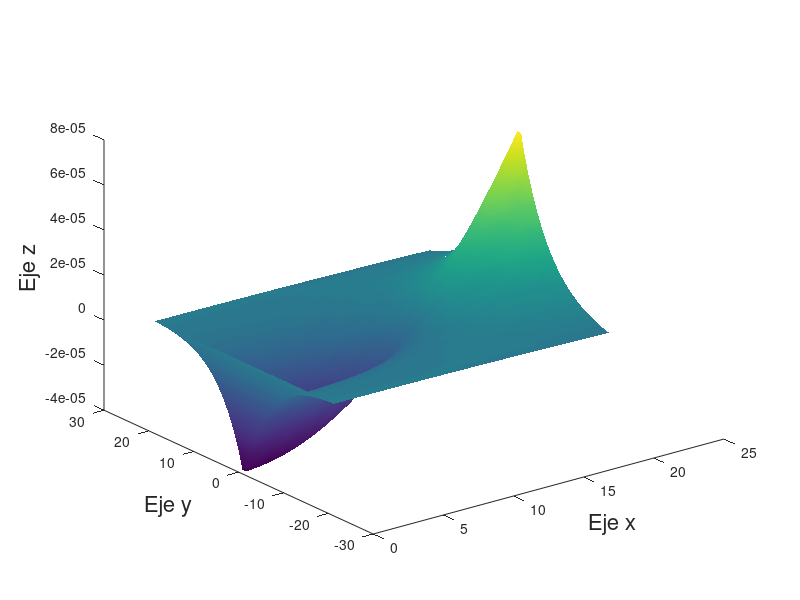

Reproduce this figure in MATLAB.
clc
clear all
close all


X = linspace(-20,20,50);
Y = linspace(-20,20,50);

f = @(r,t) (3*cos(t))/(4*pi*r.^2);

[X,Y] = meshgrid(X,Y);
R = sqrt(X.^2+Y.^2);
THETA = atan(Y./X);

V = f (R, THETA);
surf (R.*cos(THETA), R.*sin(THETA), V), shading interp;

ylabel('Eje y', 'Fontsize', 16)
xlabel('Eje x', 'Fontsize', 16)
zlabel('Eje z', 'Fontsize', 16)
grid off

